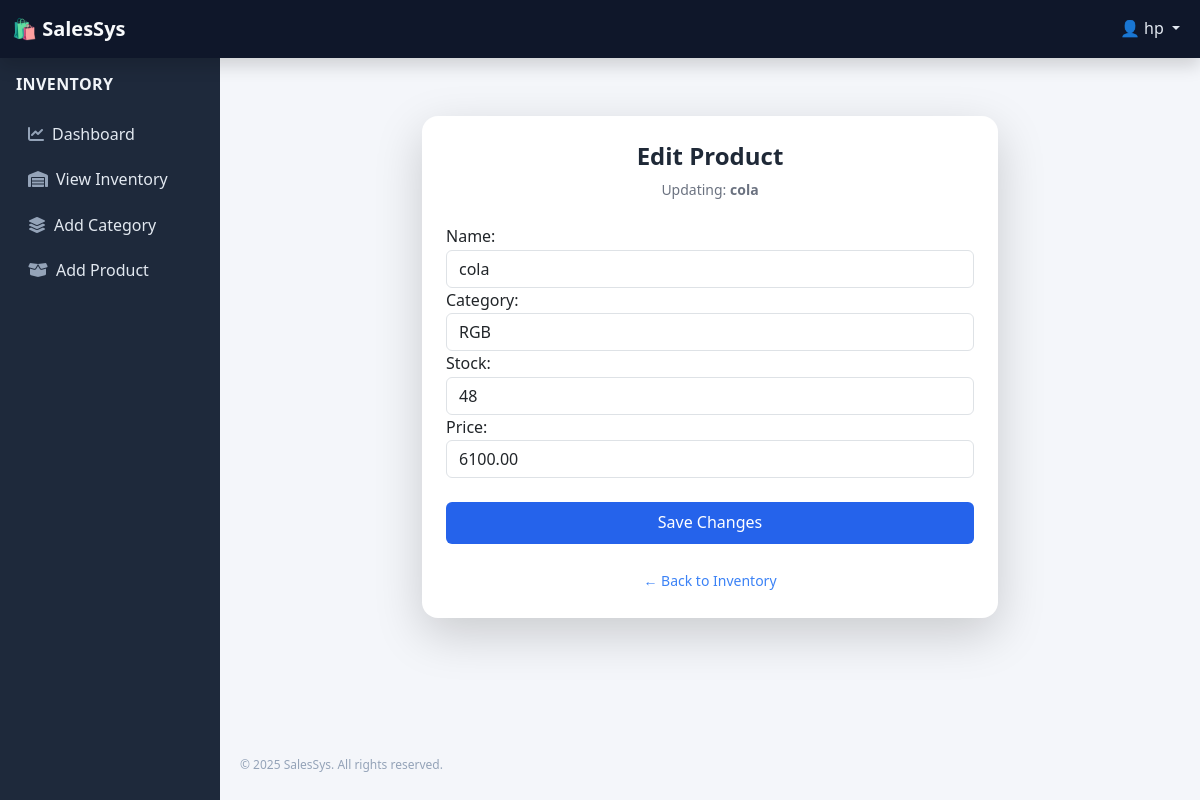
Page /inventory/product/4/edit/ (signed in) on the committed database.
### core/models.py (models this page shows, shortened)
class CustomUser(AbstractUser):
    ROLE_CHOICES = (
        ('admin_panel', 'Administrator'),
        ('storekeeper', 'Store Keeper'),
        ('salesperson', 'Sales Person')
    )
    role = models.CharField(max_length=40, choices=ROLE_CHOICES)

### inventory/models.py (models this page shows, shortened)
class Product(models.Model):
    name = models.CharField(max_length=100)
    stock = models.PositiveIntegerField()
    price = models.DecimalField(max_digits=10, decimal_places=2)
    category = models.ForeignKey(Category, related_name='products', on_delete=models.CASCADE)
    created_by = models.ForeignKey(settings.AUTH_USER_MODEL, null=True, blank=True, on_delete=models.SET_NULL)
    created_at = models.DateTimeField(default=timezone.now)  # ✅ Add this line

class Category(models.Model):
    name = models.CharField(max_length=100)
    created_by = models.ForeignKey(
        settings.AUTH_USER_MODEL,
        null=True,
        blank=True,
        on_delete=models.SET_NULL
    )
    created_at = models.DateTimeField(default=timezone.now)
    class Meta:
        verbose_name_plural = 'categories'
    def __str__(self):
            return f'{self.name}'

### inventory/views.py (the view)
# urls.py: path('product/<int:pk>/edit/', views.edit_product, name='edit_product'),
@login_required
@user_passes_test(is_storekeeper)
def edit_product(request, pk):
    product = get_object_or_404(Product, pk=pk)
    if request.method == 'POST':
        form = ProductForm(request.POST, instance=product)
        if form.is_valid():
            form.save()
            return redirect('inventory')
    else:
        form = ProductForm(instance=product)
    return render(request, 'inventory/edit_product.html', {'form': form, 'product': product})

### inventory/forms.py
class ProductForm(forms.ModelForm):
    class Meta:
        model = Product
        fields = ['name', 'category', 'stock', 'price']
        widgets = {
            'name': forms.TextInput(attrs={'class': 'form-control'}),
            'category': forms.Select(attrs={'class': 'form-control'}),
            'stock': forms.NumberInput(attrs={'class': 'form-control'}),
            'price': forms.NumberInput(attrs={'class': 'form-control'}),
        }

### inventory/views.py (called while the page is built)
def is_storekeeper(user):
    return user.is_authenticated and user.is_storekeeper

### inventory/templates/inventory/edit_product.html (shortened to what this page needs)
{% extends "inventory_base.html" %}
{% load static %}
{% block content %}
<div class="max-w-xl mx-auto bg-white p-6 mt-10 rounded-2xl shadow-lg">
    <h2 class="text-2xl font-semibold text-gray-800 mb-2 text-center">Edit Product</h2>
    <p class="text-center text-sm text-gray-500 mb-4">Updating: <strong>{{ product.name }}</strong></p>
    <form method="post">
        {{ form.as_p }}
        <button type="submit" class="w-full bg-blue-600 text-white py-2 px-4 rounded hover:bg-blue-700 transition duration-200 mt-4">
            Save Changes
        </button>
    </form>
    <div class="mt-4 text-center">
        <a href="{% url 'inventory' %}" class="text-sm text-blue-500 hover:underline">
            ← Back to Inventory
        </a>
    </div>
</div>
{% endblock %}

### templates/inventory_base.html (shortened to what this page needs)
<!DOCTYPE html>
{% load static %}
<html lang="en">
<head>
    <link href="https://cdn.jsdelivr.net/npm/bootstrap@5.3.0/dist/css/bootstrap.min.css" rel="stylesheet">
    <link href="https://cdnjs.cloudflare.com/ajax/libs/font-awesome/6.4.0/css/all.min.css" rel="stylesheet">
    <link href="https://cdn.jsdelivr.net/npm/tailwindcss@2.2.19/dist/tailwind.min.css" rel="stylesheet">
    <link href="https://cdnjs.cloudflare.com/ajax/libs/toastr.js/latest/toastr.min.css" rel="stylesheet">
    <link rel="stylesheet" href="{% static 'css/sale.css' %}">
</head>
<body>
<nav class="navbar navbar-expand-lg fixed-top shadow">
    <div class="container-fluid">
        <a class="navbar-brand" href="{% url 'create_order' %}">🛍️ SalesSys</a>
        <div class="collapse navbar-collapse justify-content-end" id="navbarCollapseMenu">
            <ul class="navbar-nav mb-2 mb-lg-0">
                {% if request.user.is_authenticated %}
                    <li class="nav-item dropdown">
                        <a class="nav-link dropdown-toggle" href="#" id="userDropdown" role="button" data-bs-toggle="dropdown">
                            👤 {{ request.user.username }}
                        </a>
                    </li>
                {% else %}
                    <li class="nav-item">
                        <a class="nav-link" href="{% url 'login' %}">Login</a>
                    </li>
                {% endif %}
            </ul>
        </div>
    </div>
</nav>
<div class="d-flex">
    <div class="sidebar p-3" id="sidebar">
        <ul class="nav flex-column">
            <li class="nav-item mb-3">
                <strong class="uppercase tracking-wide">Inventory</strong>
            </li>
            <li class="nav-item">
                <a href="{% url 'inventory_dashboard' %}" class="nav-link {% if request.path == '/inventory/dashboard/' %}active{% endif %}">
                    <i class="fa fa-chart-line me-2"></i>Dashboard
                </a>
            </li>
            <li class="nav-item">
                <a href="{% url 'inventory' %}" class="nav-link {% if request.path == '/inventory/' %}active{% endif %}">
                    <i class="fa fa-warehouse me-2"></i>View Inventory
                </a>
            </li>
            <li class="nav-item">
                <a href="{% url 'create_category' %}" class="nav-link {% if request.path == '/inventory/category/add/' %}active{% endif %}">
                    <i class="fa fa-layer-group me-2"></i>Add Category
                </a>
            </li>
            <li class="nav-item">
                <a href="{% url 'create_product' %}" class="nav-link {% if request.path == '/inventory/product/add/' %}active{% endif %}">
                    <i class="fa fa-box-open me-2"></i>Add Product
                </a>
            </li>
        </ul>
    </div>
    <div class="content">
        {% block content %}{% endblock %}
        <footer style="position:fixed;   bottom: 10px;">
            © {{ year|default:"2025" }} SalesSys. All rights reserved.
        </footer>
    </div>
</div>
</body>
</html>

### static/css/sale.css (style rules this page uses)
*, *::before, *::after { box-sizing: border-box; }
body { padding-top: 56px; margin: 0; font-family: 'Segoe UI', Tahoma, Geneva, Verdana, sans-serif; }
.sidebar { height: calc(100vh - 56px); width: 190px; background-color: #bdc9d9; padding: 20px; position: fixed; top: 56px; left: 0; z-index: 1000; overflow-y: auto; }
.content { margin-left: 190px; padding: 20px; }
.nav-link { font-weight: 500; color: #333; padding: 8px 12px; display: block; transition: background-color 0.2s ease; text-decoration: none; }

### templates/inventory_base.html (style rules this page uses)
body { padding-top: 56px; background-color: #f4f6fa; font-family: 'Segoe UI', Tahoma, Geneva, Verdana, sans-serif; line-height: 1.6; }
.sidebar { background-color: #1e293b; min-height: 100vh; transition: left 0.3s ease-in-out; position: fixed; top: 56px; left: 0; width: 220px; overflow-y: auto; z-index: 1000; }
.sidebar .nav-link { color: #cbd5e1; border-radius: 0.375rem; padding: 8px 12px; margin-bottom: 4px; }
.sidebar .nav-link i { color: #94a3b8; }
.sidebar strong { color: #f1f5f9; font-size: 1rem; }
.navbar { background-color: #0f172a; }
.navbar-brand { color: #f8fafc !important; font-weight: bold; }
.nav-link, .dropdown-menu a { color: #e2e8f0 !important; }
.content { margin-left: 220px; padding: 20px; width: 100%; }
footer { text-align: center; color: #94a3b8; font-size: 0.75rem; padding: 1rem 0; }

### rows in the picture
CustomUser: user.username "hp"
Product: name "cola", category "RGB", stock "48", price "6100.00"

### other values in the picture
{{ year|default:"2025" }} "2025"
